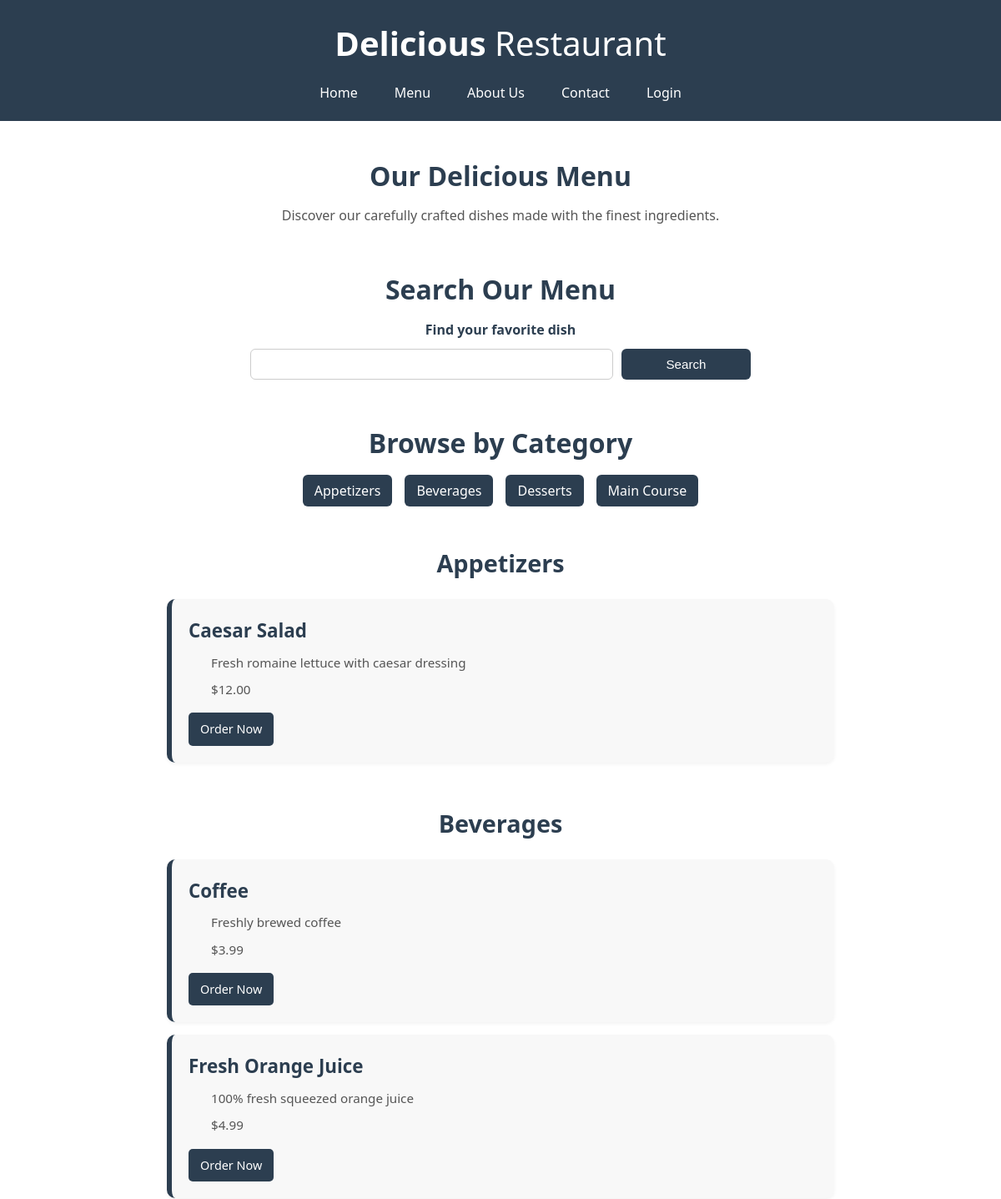
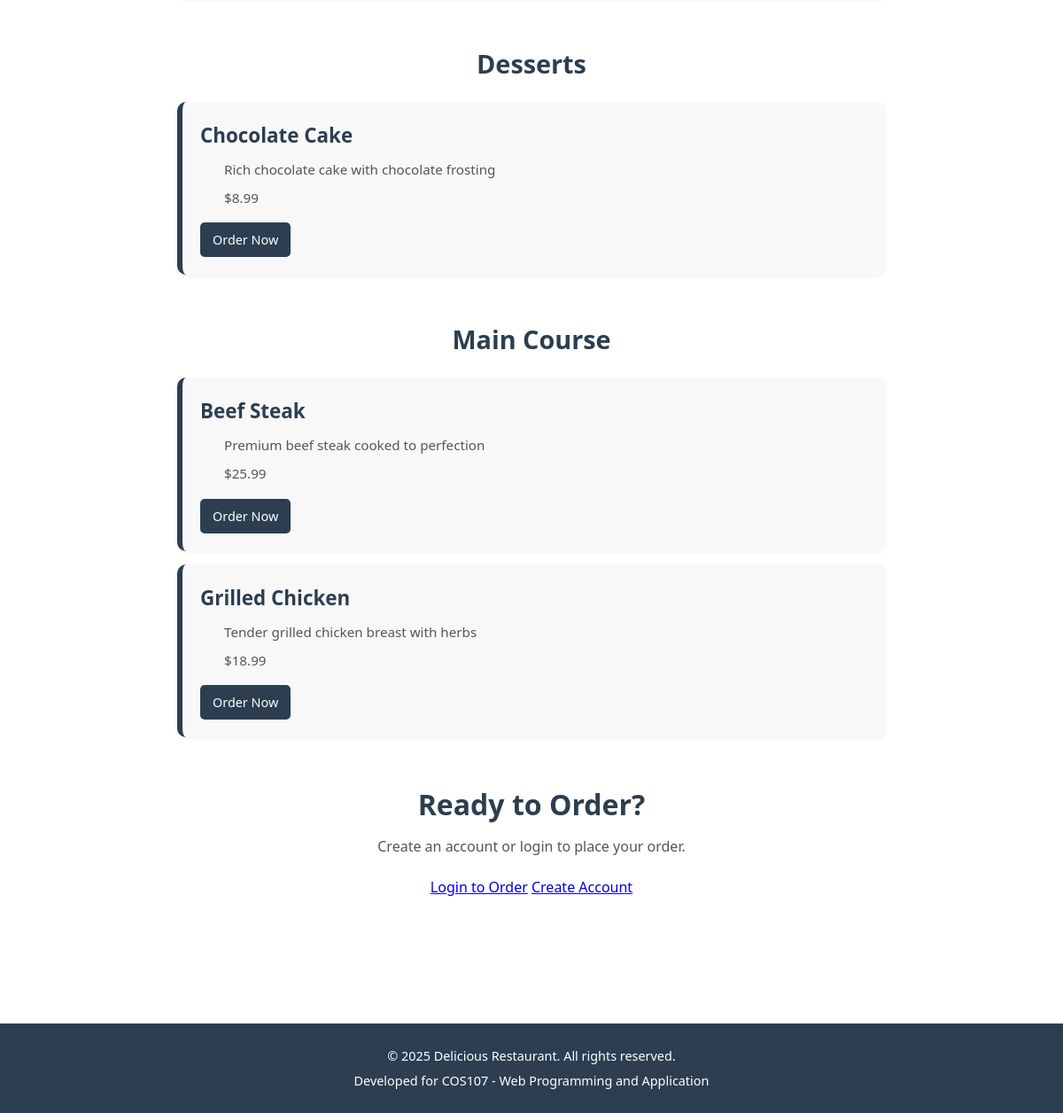
Page /menu.php on the committed database (2 pictures, top to bottom).
### tables this page shows
CREATE TABLE `menu_items` (
  `item_id` int(11) NOT NULL,
  `item_name` varchar(100) NOT NULL,
  `description` text DEFAULT NULL,
  `price` decimal(10,2) NOT NULL,
  `category_id` int(11) DEFAULT NULL,
  `image_url` varchar(255) DEFAULT NULL,
  `availability` enum('available','unavailable') DEFAULT 'available',
  `created_at` timestamp NOT NULL DEFAULT current_timestamp()
);

### menu.php (the view, shortened to what this page needs)
<?php
$conn = getDBConnection();
$menu_items_query = "SELECT mi.*, c.category_name
    FROM menu_items mi
    LEFT JOIN categories c ON mi.category_id = c.category_id
    WHERE mi.availability = 'available'
    ORDER BY c.category_name, mi.item_name";
$menu_items_result = $conn->query($menu_items_query);
$menu_by_category = [];
if ($menu_items_result->num_rows > 0) {
    while ($item = $menu_items_result->fetch_assoc()) {
        $category = $item['category_name'] ?? 'Uncategorized';
        $menu_by_category[$category][] = $item;
    }
}
$search_results = null;
$search_query = '';
?>
<!DOCTYPE html>
<html lang="en">
<head>
  <link rel="stylesheet" href="css/menu.css" />
</head>
<body>
<header>
  <div>
    <h1>Delicious <span>Restaurant</span></h1>
    <nav>
      <ul>
        <li><a href="index.php">Home</a></li>
        <li><a href="menu.php">Menu</a></li>
        <li><a href="about.php">About Us</a></li>
        <li><a href="contact.php">Contact</a></li>
        <li><a href="login.php">Login</a></li>
      </ul>
    </nav>
  </div>
</header>
<main>
  <section>
    <h2>Our Delicious Menu</h2>
    <p>Discover our carefully crafted dishes made with the finest ingredients.</p>
  </section>
  <section>
    <h3>Search Our Menu</h3>
    <form method="GET" action="menu.php">
      <label for="search">Find your favorite dish</label>
      <input type="text" id="search" name="search" value="<?php echo htmlspecialchars($search_query); ?>" />
      <button type="submit">Search</button>
    </form>
  </section>
  <?php if (!$search_results && count($menu_by_category) > 0): ?>
    <section>
      <h3>Browse by Category</h3>
      <nav>
        <ul>
          <?php foreach (array_keys($menu_by_category) as $category): ?>
            <li>
              <a href="#category-<?php echo strtolower(str_replace(' ', '-', $category)); ?>">
                <?php echo htmlspecialchars($category); ?>
              </a>
            </li>
          <?php endforeach; ?>
        </ul>
      </nav>
    </section>
  <?php endif; ?>
  <?php if (!$search_results): ?>
    <?php foreach ($menu_by_category as $category => $items): ?>
      <section id="category-<?php echo strtolower(str_replace(' ', '-', $category)); ?>">
        <h2><?php echo htmlspecialchars($category); ?></h2>
        <?php foreach ($items as $item): ?>
          <article>
            <h4><?php echo htmlspecialchars($item['item_name']); ?></h4>
            <p><?php echo htmlspecialchars($item['description']); ?></p>
            <p>$<?php echo number_format($item['price'], 2); ?></p>
            <a href="login.php">Order Now</a>
          </article>
        <?php endforeach; ?>
      </section>
    <?php endforeach; ?>
  <?php endif; ?>
  <?php if (!empty($menu_by_category)): ?>
    <section>
      <h3>Ready to Order?</h3>
      <p>Create an account or login to place your order.</p>
      <a href="user_login.php">Login to Order</a>
      <a href="register.php">Create Account</a>
    </section>
  <?php endif; ?>
</main>
<footer>
  <p>&copy; 2025 Delicious Restaurant. All rights reserved.</p>
  <p>Developed for COS107 - Web Programming and Application</p>
</footer>
</body>
</html>

### css/menu.css (style rules this page uses)
* { margin: 0; padding: 0; box-sizing: border-box; }
body { font-family: "Segoe UI", Tahoma, Geneva, Verdana, sans-serif; background-color: #ffffff; color: #2c3e50; line-height: 1.6; }
header { background-color: #2c3e50; color: white; padding: 20px 0; }
header h1 { text-align: center; font-size: 2.5rem; }
header h1 span { font-weight: normal; }
header nav ul { display: flex; justify-content: center; flex-wrap: wrap; list-style: none; margin-top: 15px; gap: 20px; }
header nav ul li a { color: white; text-decoration: none; font-size: 1rem; padding: 8px 12px; transition: background-color 0.3s ease; }
main { padding: 40px 20px; max-width: 1100px; margin: auto; }
section { margin-bottom: 50px; text-align: center; }
section h2, section h3 { font-size: 2rem; margin-bottom: 10px; color: #2c3e50; }
section p { max-width: 700px; margin: 0 auto 20px; font-size: 1rem; color: #555; }
form { display: flex; flex-wrap: wrap; justify-content: center; gap: 10px; max-width: 600px; margin: 0 auto 30px; }
form label { flex: 1 1 100%; text-align: center; font-weight: bold; }
form input[type="text"] { flex: 1 1 60%; padding: 10px; border: 1px solid #ccc; border-radius: 6px; }
form button, form a { flex: 1 1 auto; padding: 10px 16px; background-color: #2c3e50; color: white; border: none; border-radius: 6px; text-decoration: none; cursor: pointer; font-size: 0.95rem; transition: background-color 0.3s; }
section nav ul { display: flex; flex-wrap: wrap; justify-content: center; gap: 15px; list-style: none; padding: 0; margin: 20px 0; }
section nav ul li a { background-color: #2c3e50; color: white; padding: 8px 14px; border-radius: 6px; text-decoration: none; transition: background-color 0.3s ease; }
article { background-color: #f8f8f8; padding: 20px; margin: 15px auto; max-width: 800px; border-radius: 10px; border-left: 6px solid #2c3e50; box-shadow: 0 2px 4px rgba(0, 0, 0, 0.05); text-align: left; }
article h4 { color: #2c3e50; font-size: 1.4rem; margin-bottom: 8px; }
article p { color: #555; margin-bottom: 8px; font-size: 0.95rem; }
article a { display: inline-block; padding: 8px 14px; background-color: #2c3e50; color: white; text-decoration: none; border-radius: 5px; font-size: 0.9rem; margin-top: 8px; transition: background-color 0.3s; }
section[id^="category-"] { margin-top: 40px; }
section[id^="category-"] h2 { font-size: 1.8rem; margin-bottom: 20px; color: #2c3e50; }
footer { background-color: #2c3e50; color: white; text-align: center; padding: 20px 0; margin-top: 50px; }
footer p { margin: 5px 0; font-size: 0.9rem; }

### rows in the picture
menu_items: item_name "Caesar Salad", description "Fresh romaine lettuce with caesar dressing", price "12.00"
menu_items: item_name "Coffee", description "Freshly brewed coffee", price "3.99"
menu_items: item_name "Fresh Orange Juice", description "100% fresh squeezed orange juice", price "4.99"
menu_items: item_name "Chocolate Cake", description "Rich chocolate cake with chocolate frosting", price "8.99"
menu_items: item_name "Beef Steak", description "Premium beef steak cooked to perfection", price "25.99"
menu_items: item_name "Grilled Chicken", description "Tender grilled chicken breast with herbs", price "18.99"

### other values in the picture
$category "Appetizers"
$category "Beverages"
$category "Desserts"
$category "Main Course"
